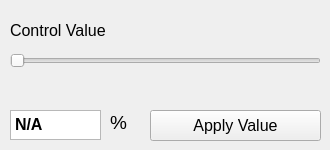
          <widget class="QWidget" name="tabHeaterPowerOpenLoop">
           <attribute name="title">
            <string>Open Loop</string>
           </attribute>
           <widget class="QLabel" name="labelHeaterPowerControlValueInfo">
            <property name="geometry">
             <rect>
              <x>10</x>
              <y>20</y>
              <width>221</width>
              <height>21</height>
             </rect>
            </property>
            <property name="font">
             <font>
              <pointsize>12</pointsize>
              <italic>false</italic>
             </font>
            </property>
            <property name="text">
             <string>Control Value</string>
            </property>
           </widget>
           <widget class="QSlider" name="horizontalSliderHeaterPowerControlValue">
            <property name="geometry">
             <rect>
              <x>10</x>
              <y>50</y>
              <width>311</width>
              <height>22</height>
             </rect>
            </property>
            <property name="font">
             <font>
              <pointsize>16</pointsize>
             </font>
            </property>
            <property name="maximum">
             <number>100</number>
            </property>
            <property name="orientation">
             <enum>Qt::Horizontal</enum>
            </property>
           </widget>
           <widget class="QTextEdit" name="textEditHeaterPowerControlValue">
            <property name="geometry">
             <rect>
              <x>10</x>
              <y>110</y>
              <width>91</width>
              <height>30</height>
             </rect>
            </property>
            <property name="font">
             <font>
              <pointsize>14</pointsize>
             </font>
            </property>
            <property name="layoutDirection">
             <enum>Qt::LeftToRight</enum>
            </property>
            <property name="html">
             <string>&lt;!DOCTYPE HTML PUBLIC &quot;-//W3C//DTD HTML 4.0//EN&quot; &quot;http://www.w3.org/TR/REC-html40/strict.dtd&quot;&gt;
&lt;html&gt;&lt;head&gt;&lt;meta name=&quot;qrichtext&quot; content=&quot;1&quot; /&gt;&lt;style type=&quot;text/css&quot;&gt;
p, li { white-space: pre-wrap; }
&lt;/style&gt;&lt;/head&gt;&lt;body style=&quot; font-family:'Arial'; font-size:14pt; font-weight:600; font-style:normal;&quot;&gt;
&lt;p style=&quot; margin-top:0px; margin-bottom:0px; margin-left:0px; margin-right:0px; -qt-block-indent:0; text-indent:0px;&quot;&gt;&lt;span style=&quot; font-size:12pt;&quot;&gt;N/A&lt;/span&gt;&lt;/p&gt;&lt;/body&gt;&lt;/html&gt;</string>
            </property>
           </widget>
           <widget class="QLabel" name="labelHeaterPowerOpenLoopPercent">
            <property name="geometry">
             <rect>
              <x>110</x>
              <y>112</y>
              <width>21</width>
              <height>21</height>
             </rect>
            </property>
            <property name="font">
             <font>
              <pointsize>14</pointsize>
              <italic>false</italic>
             </font>
            </property>
            <property name="text">
             <string>%</string>
            </property>
           </widget>
           <widget class="QPushButton" name="pushButtonHeaterPowerCVApply">
            <property name="geometry">
             <rect>
              <x>150</x>
              <y>110</y>
              <width>171</width>
              <height>31</height>
             </rect>
            </property>
            <property name="font">
             <font>
              <pointsize>12</pointsize>
             </font>
            </property>
            <property name="text">
             <string>Apply Value</string>
            </property>
           </widget>
          </widget>
